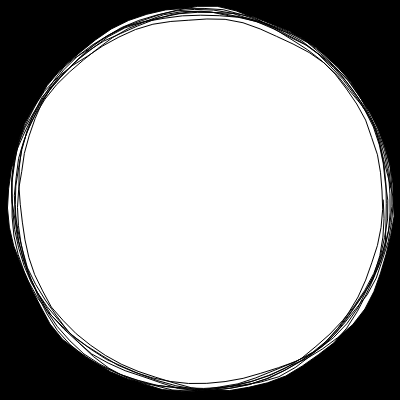
Frame 1 (no input)
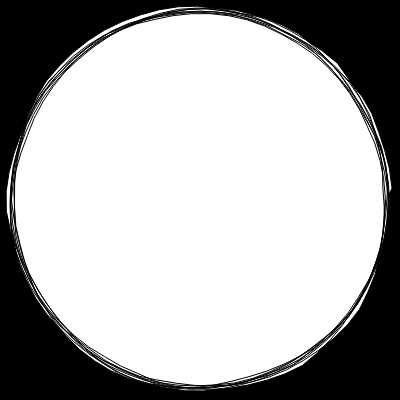
Frame 60 (no input)
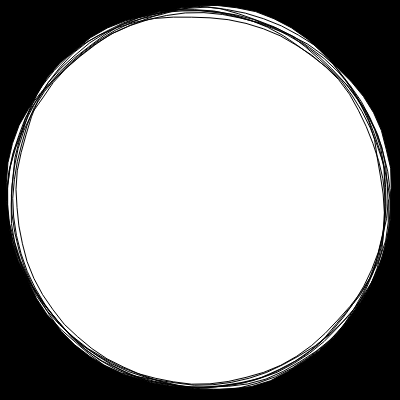
Frame 120 (the mouse pressed at the canvas centre since frame 60)

The p5.js sketch that drew these frames (run headless with seeded random() and noise() and a simulated clock; from frame 60 on, the mouse is pressed at the canvas centre):

// p5.js sketch
// ── sketch.js
// Daniel Shiffman
// http://codingrainbow.com
// http://patreon.com/codingrainbow
// Code for this video: https://youtu.be/Cl_Gjj80gPE

var yoff = 0.0;

function setup() {
  createCanvas(400, 400);
}

function draw() {
  background(0);

  translate(width / 2, height / 2);

  var radius = 150;

  beginShape();
  var xoff = 0;
  for (var a = 0; a < TWO_PI * 8 ; a += 0.1) {
    var offset = map(noise(xoff, yoff), 3, 1, -25, 25);
    var r = radius + offset;
    var x = r * cos(a);
    var y = r * sin(a);
    vertex(x, y);
    xoff += 0.1;
    //ellipse(x, y, 4, 4);
  }
  endShape();

  yoff += 0.01;
}
